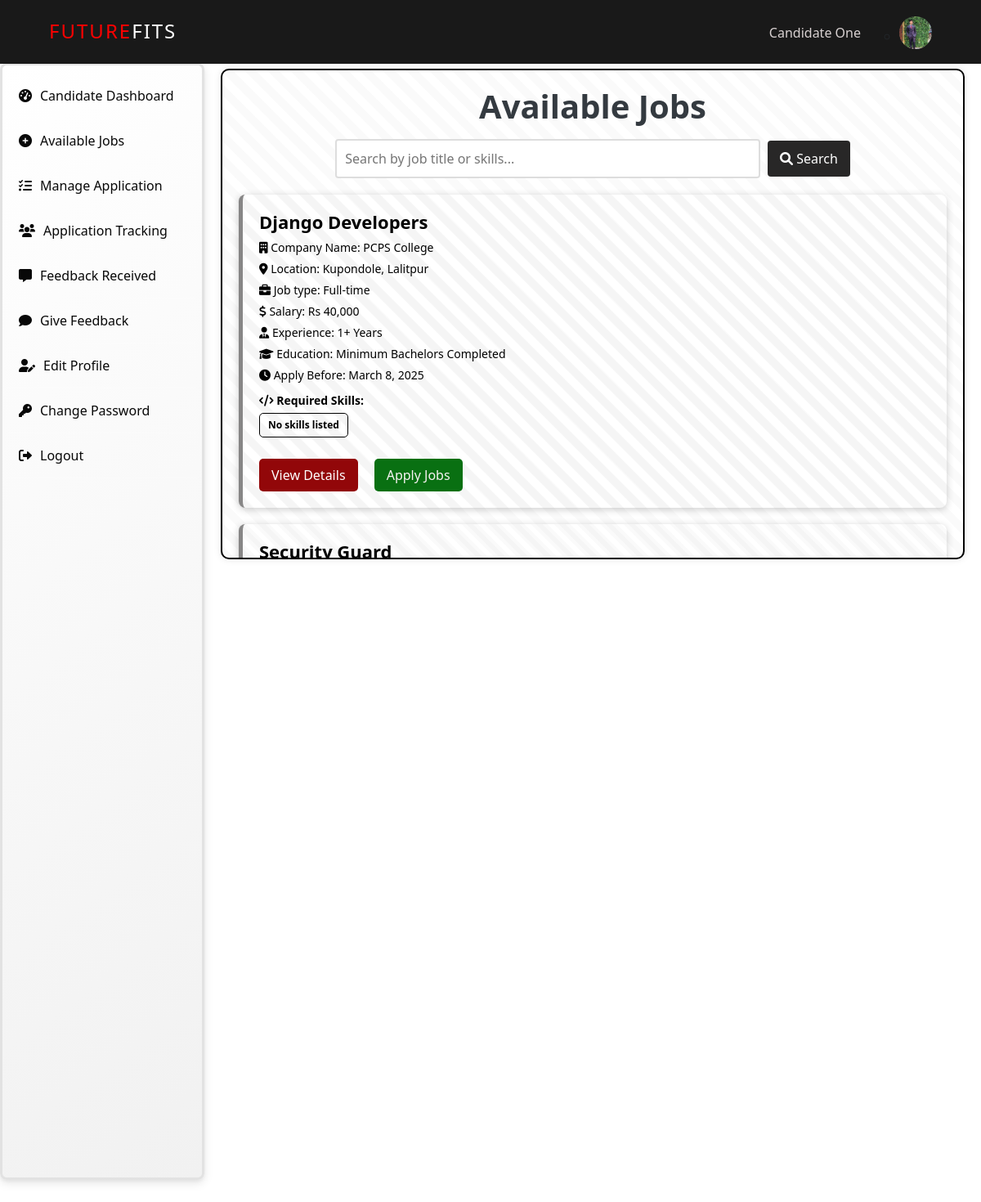
/jobs/search (signed in), run on the app's committed database.
### JRS/models.py (models this page shows, shortened)
class Candidate(models.Model):
    user = models.OneToOneField(User, on_delete=models.CASCADE)
    username = models.CharField(max_length=100, default='Default User Name')
    first_name = models.CharField(max_length=100, default='Default Candidate First Name',null=False, blank=False,)
    last_name = models.CharField(max_length=100, default='Default Candidate Last Name',null=False, blank=False,)
    email = models.EmailField(unique=True, default='default@email.com')
    skills = models.ManyToManyField(Skill, related_name="candidates")  # Change from TextField
    profile_picture = models.ImageField(upload_to="profile_pictures/", default="profile_pictures/default.png")

class Job(models.Model):
    JOB_TYPES = (
        ('Full-time', 'Full-time'),
        ('Part-time', 'Part-time'),
        ('Internship', 'Internship'),
        ('Contract', 'Contract'),
        ('Freelance', 'Freelance'),
    )
    title = models.CharField(max_length=255)
    description = models.TextField()
    company = models.CharField(max_length=255)
    location = models.CharField(max_length=255)
    job_type = models.CharField(max_length=50, choices=JOB_TYPES)
    salary = models.CharField(max_length=255)
    experience = models.CharField(max_length=255)
    skills = models.CharField(max_length=255, default='')  # Default to an empty string
    education = models.CharField(max_length=255)
    deadline = models.DateField()
    posted_by = models.ForeignKey('HR', on_delete=models.CASCADE)
    created_at = models.DateTimeField(auto_now_add=True)
    updated_at = models.DateTimeField(auto_now=True)
    def skill_list(self):
        return [skill.strip() for skill in self.skills.split(',')] if self.skills else []

### JRS/decorators.py (the view)
    def wrapper(request, *args, **kwargs):
        print(f"User: {request.user}, Authenticated: {request.user.is_authenticated}, Groups: {request.user.groups.all()}")
        if not request.user.is_authenticated or not request.user.groups.filter(name='Candidate').exists():
            return HttpResponseForbidden("Access Denied: Candidates only")
        return view_func(request, *args, **kwargs)

### JRS/context_processors.py (called while the page is built)
def hr_profile(request):
    hr = None
    if request.user.is_authenticated:
        try:
            hr = HR.objects.get(user=request.user)
        except HR.DoesNotExist:
            pass
    return {'hr': hr}

def candidate_profile(request):
    candidate = None
    if request.user.is_authenticated:
        try:
            candidate = Candidate.objects.get(user=request.user)
        except Candidate.DoesNotExist:
            pass
    return {'candidate': candidate}

### JRS/views.py (called while the page is built)
@never_cache
@candidate_required
@login_required
def list_job(request):
    search_query = request.GET.get('search', '')
    if search_query:
        jobs = Job.objects.filter(
            title__icontains=search_query
        ) | Job.objects.filter(
            skills__icontains=search_query
        )
    else:
        jobs = Job.objects.all()
    return render(request, 'JRS/available_jobs.html', {'jobs': jobs})

### JRS/templates/JRS/available_jobs.html (shortened to what this page needs)
{% extends "JRS/base3.html" %}
{% load static %}
{% block inlinecss %}
<link href="{% static 'JRS/css/available_jobs.css' %}" rel="stylesheet">
<link href="{% static 'JRS/css/base3.css' %}" rel="stylesheet">
<link href="https://cdn.jsdelivr.net/npm/bootstrap@5.3.0/dist/css/bootstrap.min.css" rel="stylesheet">
<link rel="stylesheet" href="https://cdnjs.cloudflare.com/ajax/libs/font-awesome/6.0.0/css/all.min.css">
{% endblock inlinecss %}
{% block main %}
<div class="job-list-container">
    <h1 class="text-center fw-bold mb-3" style="color: #343a40;">Available Jobs</h1>
        <div class="search-bar">
            <form method="GET" action="{% url 'JRS:list_job' %}">
                <input type="text" name="search" placeholder="Search by job title or skills..." value="{{ request.GET.search }}">
                <button type="submit"><i class="fa-solid fa-search"></i> Search</button>
            </form>
        </div>
    {% if jobs %}
    <div class="job-list">
        {% for job in jobs %}
            <div class="job-card">
                <h3 class="job-title">{{ job.title }}</h3>
                <p class="company-name"><i class="fa-solid fa-building"></i> Company Name:  {{ job.company }}</p>
                <p class="job-location"><i class="fa-solid fa-map-marker-alt"></i> Location: {{ job.location }}</p>
                <p class="job-type"><i class="fa-solid fa-briefcase"></i> Job type: {{ job.job_type | capfirst}}</p>
                <p class="salary"><i class="fa-solid fa-dollar-sign"></i> Salary: {{ job.salary }}</p>
                <p class="experience"><i class="fa-solid fa-user-tie"></i> Experience: {{ job.experience }}</p>
                <p class="education"><i class="fa-solid fa-graduation-cap"></i> Education: {{ job.education }}</p>
                <p class="deadline"><i class="fa-solid fa-clock"></i> Apply Before: {{ job.deadline }}</p>
                <div class="skills">
                    <i class="fa-solid fa-code"></i> Required Skills:
                    <ul class="skill-list">
                        {% for skill in job.skill_list %}
                            <li>{{ skill }}</li>
                        {% empty %}
                            <li>No skills listed</li>
                        {% endfor %}
                    </ul>
                </div>
                <a href="{% url 'JRS:job_details' job.id %}" class="view-btn me-3">View Details</a>
                <a href="{% url 'JRS:apply_job' job.id %}" class="apply-btn">Apply Jobs</a>
            </div>
        {% endfor %}
    </div>
    {% else %}
        <p class="no-jobs">No jobs available at the moment.</p>
    {% endif %}
</div>
{% endblock main %}

### JRS/templates/JRS/base3.html (shortened to what this page needs)
{% load static %}
<!DOCTYPE html>
<html lang="en">
<head>
    {% block inlinecss %}{% endblock inlinecss %}
    <link href="https://cdn.jsdelivr.net/npm/bootstrap@5.3.3/dist/css/bootstrap.min.css" rel="stylesheet">
    <link href="https://cdnjs.cloudflare.com/ajax/libs/font-awesome/6.0.0-beta3/css/all.min.css" rel="stylesheet">
</head>
<body>
    {% block navbar %}
    <header>
      <nav>
        <div class="logo">Future<span>Fits</span></div>
        <ul class="nav-links" id="nav-links">
            <div class="user-name">
                {% if candidate %}
                    {% if candidate.first_name and candidate.last_name %}
                        {{ candidate.first_name }} {{ candidate.last_name }}
                    {% else %}
                        Guest
                    {% endif %}
                {% else %}
                    Guest
                {% endif %}
            </div>
            <ul class="login-register">
                <li class="dropdown">
                    <div class="user-profile-wrapper">
                        <div class="profile-circle">
                            <img src="{% if candidate.profile_picture %}{{ candidate.profile_picture.url }}{% else %}{% static 'JRS/Images/profile.jpg' %} {% endif %}" alt="Profile Picture" class="rounded-circle" width="40" height="40">
                        </div>
                    </div>
                </li>
            </ul>
        </ul>
      </nav>
    </header>
    {% endblock navbar %}
<div class="sidebar">
    <ul>
        <li class="{% if request.resolver_match.url_name == 'candidate_dashboard' %}active{% endif %}">
            <a href="{% url 'JRS:candidate_dashboard' %}"><i class="fas fa-tachometer-alt"></i>Candidate Dashboard</a>
        </li>
        <li class="{% if request.resolver_match.url_name == 'available_jobs' %}active{% endif %}">
            <a href="{% url 'JRS:available_jobs' %}"><i class="fas fa-plus-circle"></i>Available Jobs</a>
        </li>
        <li class="{% if request.resolver_match.url_name == 'view_applications' %}active{% endif %}">
            <a href="{% url 'JRS:view_applications' %}"><i class="fas fa-tasks"></i>Manage Application </a>
        </li>
        <li class="{% if request.resolver_match.url_name == 'application_tracking' %}active{% endif %}">
            <a href="{% url "JRS:application_tracking" %}"><i class="fas fa-users"></i> Application Tracking</a>
        </li>
        <li class="{% if request.resolver_match.url_name == 'feedback_received' %}active{% endif %}">
            <a href="{% url "JRS:feedback_received" %}"><i class="fas fa-comment-alt"></i> Feedback Received</a>
        </li>
        <li class="{% if request.resolver_match.url_name == 'feedback_candidate_page' %}active{% endif %}">
            <a href="{% url 'JRS:feedback_candidate_page' %}"><i class="fas fa-comment"></i> Give Feedback</a>
        </li>
        <li class="{% if request.resolver_match.url_name == 'edit_profile_candidate' %}active{% endif %}">
            <a href="{% url 'JRS:edit_profile_candidate' %}"><i class="fas fa-user-edit"></i> Edit Profile</a>
        </li>
        <li class="{% if request.resolver_match.url_name == 'change_password_candidate' %}active{% endif %}">
            <a href="{% url 'JRS:change_password_candidate' %}"><i class="fas fa-key"></i> Change Password</a>
        </li>
        <li>
            <a href="{% url 'JRS:logout_users' %}" onclick="return confirm('Are you sure you want to log out?');"><i class="fas fa-sign-out-alt"></i> Logout</a>
        </li>
    </ul>
</div>
    <div class="main-content">
        {% block main %}
        {% endblock main %}
    </div>
</body>
</html>

### JRS/static/JRS/CSS/available_jobs.css (style rules this page uses)
body { background-color: white; color: rgb(251, 247, 247); font-family: "Arial", sans-serif; }
.job-list-container { max-width: 1200px; height: 600px; overflow-y: scroll; margin: 40px auto; padding: 20px; background: repeating-linear-gradient( 45deg, rgba(0, 0, 0, 0.02), rgba(0, 0, 0, 0.02) 10px, transparent 10px, transparent 20px ); border-radius: 10px; margin-top: 7%; box-shadow: 0 0 10px rgba(0, 0, 0, 0.1); border: 2px solid black; }
html, body { overflow: hidden; }
.job-list { display: flex; flex-direction: column; gap: 20px; }
.job-card { padding: 20px; border-radius: 8px; background: repeating-linear-gradient( 45deg, rgba(0, 0, 0, 0.02), rgba(0, 0, 0, 0.02) 10px, transparent 10px, transparent 20px ); border-left: 5px solid rgb(135, 134, 134); transition: transform 0.3s ease-in-out; box-shadow: 0 2px 10px rgba(0, 0, 0, 0.2); }
.job-title { font-size: 22px; color: black; margin-bottom: 8px; font-weight: bold; }
.company-name, .job-location, .job-type, .salary, .experience, .education, .deadline { font-size: 14px; color: black; margin: 5px 0; }
.skills { font-size: 14px; color: black; margin-top: 10px; font-weight: bold; }
.skill-list { display: flex; flex-wrap: wrap; gap: 8px; list-style: none; padding: 0; margin-top: 5px; }
.skill-list li { background: transparent; color: black; padding: 5px 10px; border: 1px solid black; border-radius: 5px; font-size: 12px; }
.apply-btn { display: inline-block; margin-top: 10px; padding: 8px 15px; background: rgb(9, 112, 18); color: rgb(247, 242, 242); border-radius: 5px; text-decoration: none; }
.view-btn { display: inline-block; margin-top: 10px; padding: 8px 15px; background: rgb(146, 7, 9); color: white; border-radius: 5px; text-decoration: none; }
.search-bar { text-align: center; margin-bottom: 20px; border: 20%; }
.search-bar input { padding: 10px; width: 60%; font-size: 16px; border: 2px solid #ddd; border-radius: 4px; }
.search-bar button { padding: 10px 15px; margin-left: 5px; font-size: 16px; background-color: #282727; color: white; border: none; border-radius: 4px; cursor: pointer; }
@media screen and (min-width: 1101px) { .nav-links { display: flex; position: relative; height: auto; width: auto; flex-direction: row; background: transparent; justify-content: flex-end; align-items: center; top: 0; transform: none; opacity: 1; pointer-events: auto; transition: none; } }
@media screen and (min-width: 1101px) { .nav-links li { margin-left: 15px; } }

### data on the page
Candidate: first_name "Candidate", last_name "One", profile_picture (picture)
Job: title "Django Developers", company "PCPS College", location "Kupondole, Lalitpur", job_type "Full-time", salary "Rs 40,000", experience "1+ Years", education "Minimum Bachelors Completed", deadline "March 8, 2025"
Job: title "Security Guard"
